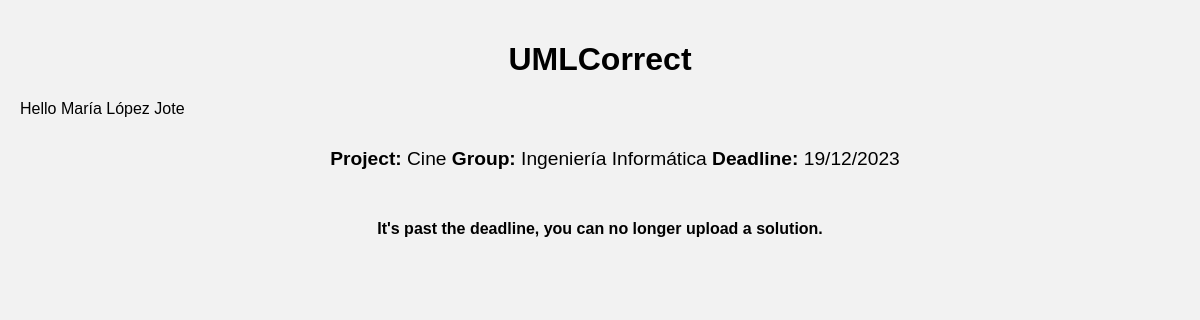
The app's page /student/ (signed in) with its own data.
### webapp/models.py (models this page shows)
class Project(models.Model):
    publication_date = models.DateTimeField(null=True, blank=True)
    deadline = models.DateTimeField(null=True, blank=True)
    group_name = models.CharField(max_length=100,default="Not defined")
    project_name = models.CharField(max_length=100)
    solutions_total = models.SmallIntegerField(default=0)
    solutions_sent = models.SmallIntegerField(default=0)
    reference = models.FileField(upload_to="files/",validators=[validate_mdj])
    dir = models.CharField(unique=True,max_length=7)
    students_file = models.FileField(upload_to="files/",validators=[validate_excel], null=True, blank=True)
    reference_list = models.FileField(upload_to="files/",null=True,blank=True)
    given_list = models.FileField(upload_to="files/",null=True,blank=True)

### webapp/views.py (the view, shortened to what this page needs)
# urls.py: path("student/", views.student, name="student"),
def student(request):
    auth_check = redirects(request)
    if auth_check:
        return auth_check
    user = request.user
    student = Student.objects.get(user=user)
    project = student.project
    uploaded_file = request.FILES.get("file_input")
    context = {"project": project.project_name, "group": project.group_name, "deadline": project.deadline}
    template = loader.get_template(htmls["student"])
    if student.grade != None:
        context["grade"] = student.grade
        return HttpResponse(template.render(context, request))
    remaining_time = time_left(project.deadline)
    if remaining_time[0] < 0:
        context["late"] = True
    context["time_left"] = remaining_time
    if Solution.objects.filter(solution_owner=student).exists():
        solution = Solution.objects.get(solution_owner=student)
        context["solution_date"] = solution.solution_date.date()
    return HttpResponse(template.render(context, request))

### webapp/views.py (called while the page is built)
def redirects(request):
    if not request.user.is_authenticated and not request.path == urls["login"]:
        return HttpResponseRedirect(urls["login"])
    if request.user.groups.filter(name=student_group).exists() and not request.path == urls["student"]:
        return HttpResponseRedirect(urls["student"])
    return False

def time_left(deadline):
    time_left = (deadline - datetime.datetime.now())
    sec_left = time_left.seconds
    days = time_left.days
    hours = sec_left // 3600 # 60 * 60
    mins = sec_left % 3600 // 60
    secs = sec_left % 3600 % 60
    return [days, hours, mins, secs]

### webapp/templates/student.html (shortened to what this page needs)
<!DOCTYPE html>
<html>
<head>
</head>
<body>
    <h1>UMLCorrect</h1>
    <div>Hello {{ request.user.first_name }} {{ request.user.last_name }} </div>
<div class="project-info">
    <strong>Project:</strong> {{ project }} <strong>Group:</strong> {{ group }} <strong>Deadline:</strong> {{ deadline|date:"d/m/Y" }}
</div>
    {% if grade %}
        <strong>Solution grade:</strong> {{ grade }}
    {% elif late %}
        <p style="text-align: center"><strong >It's past the deadline, you can no longer upload a solution.</strong></p>
    {% endif %}
</body>
</html>

### webapp/templates/student.html (style rules this page uses)
body { font-family: Arial, sans-serif; background-color: #f2f2f2; margin: 0; padding: 20px; }
h1 { color: #000; text-align: center; }
.project-info { margin-top: 30px; margin-left: 30px; margin-bottom: 50px; font-size: larger; text-align: center; }

### records on screen
Project: project_name "Cine", group_name "Ingeniería Informática", deadline "19/12/2023"

### other values on screen
{{ request.user.first_name }} "María"
{{ request.user.last_name }} "López Jote"
